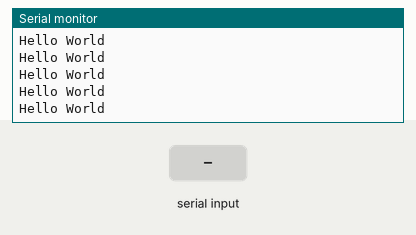
Bench run of a sketch on a simulated Arduino Uno, built with avr-gcc and run on an emulated ATmega328P. On the bench: the last lines printed to the serial monitor. The test bench sets the inputs (shaded band).

Above: at 1.2 s.
1.3 s: "90,45\n" received over Serial
At 2.1 s:
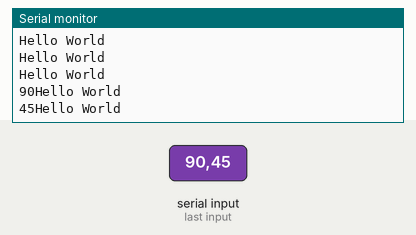
4.3 s: "30,150\n" received over Serial
At 5.2 s:
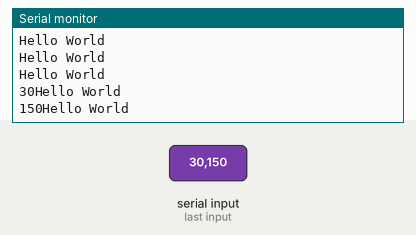
10.3 s: "90\n" received over Serial
At 10.8 s:
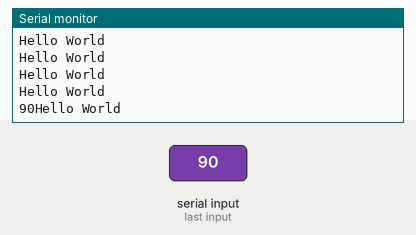
13.3 s: "5\n" received over Serial
At 14.0 s:
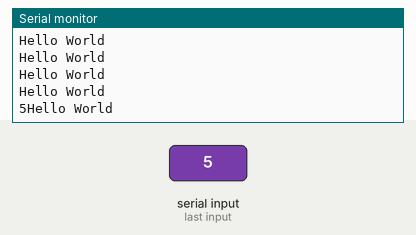
16.3 s: "200\n" received over Serial
At 17.1 s:
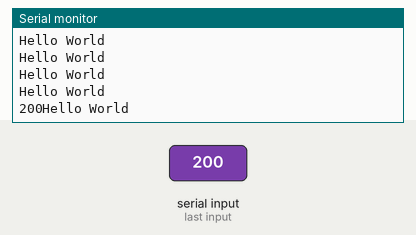
19.3 s: "30,150\n" received over Serial
At 20.2 s:
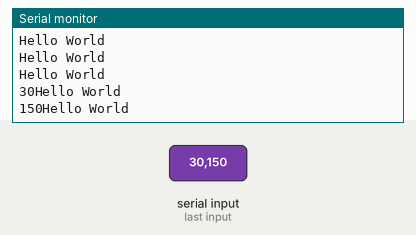
Timing chart, 0 to 22.3 s (numbered marks = the images above; inputs shaded):
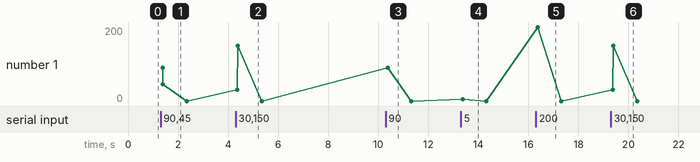

The sketch:

SerialTest.ino
```cpp
void setup() {
  Serial.begin(9600);
}

void loop() {
  if(Serial.available()) {
    int num = Serial.parseInt();
    Serial.print(num);
  }
  Serial.println("Hello World");
}
```

Measured:
- after the input at 1.3 s, the serial monitor: prints a new line after 0.08 s (image 1)
- after the input at 4.3 s, the serial monitor: prints a new line after 0.07 s (image 2)
- after the input at 10.3 s, the serial monitor: prints a new line after 0.08 s (image 3)
- after the input at 13.3 s, the serial monitor: prints a new line after 0.07 s (image 4)
- after the input at 16.3 s, the serial monitor: prints a new line after 0.07 s (image 5)
- after the input at 19.3 s, the serial monitor: prints a new line after 0.08 s (image 6)
